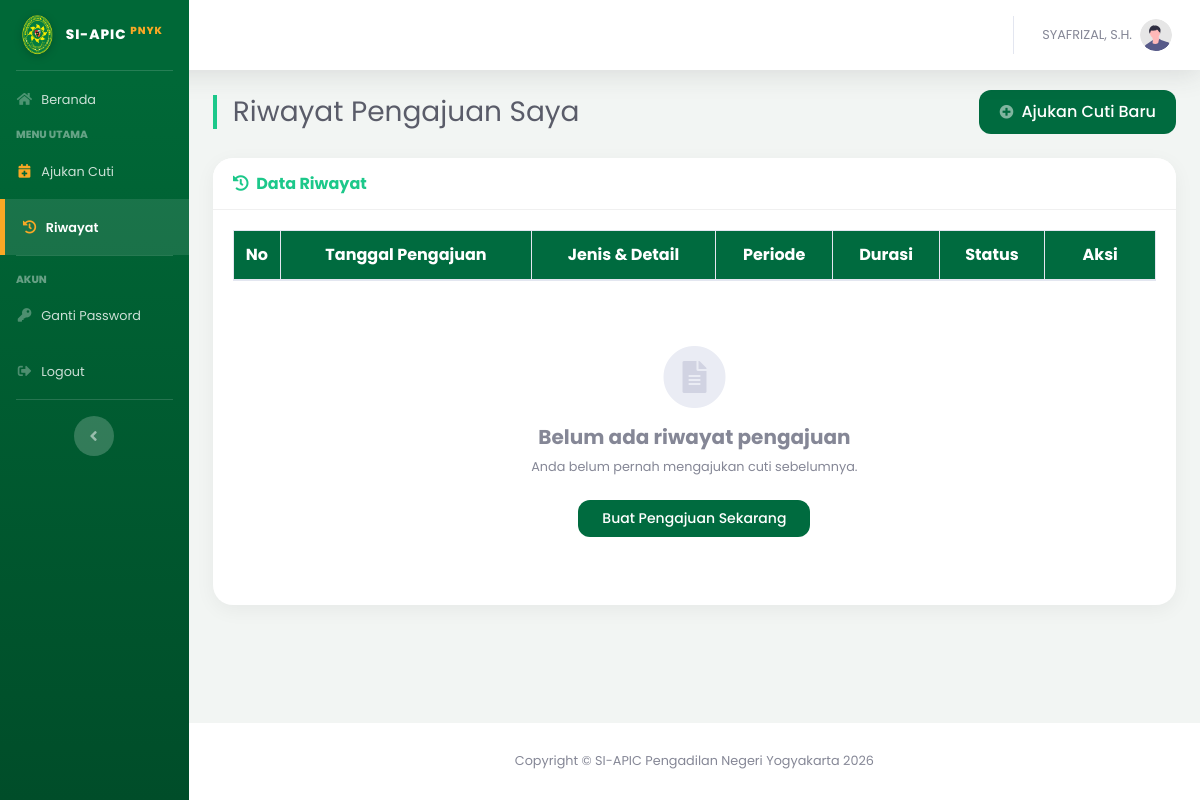
The page /index.php?page=riwayat_cuti (signed in) on the database as committed earlier.
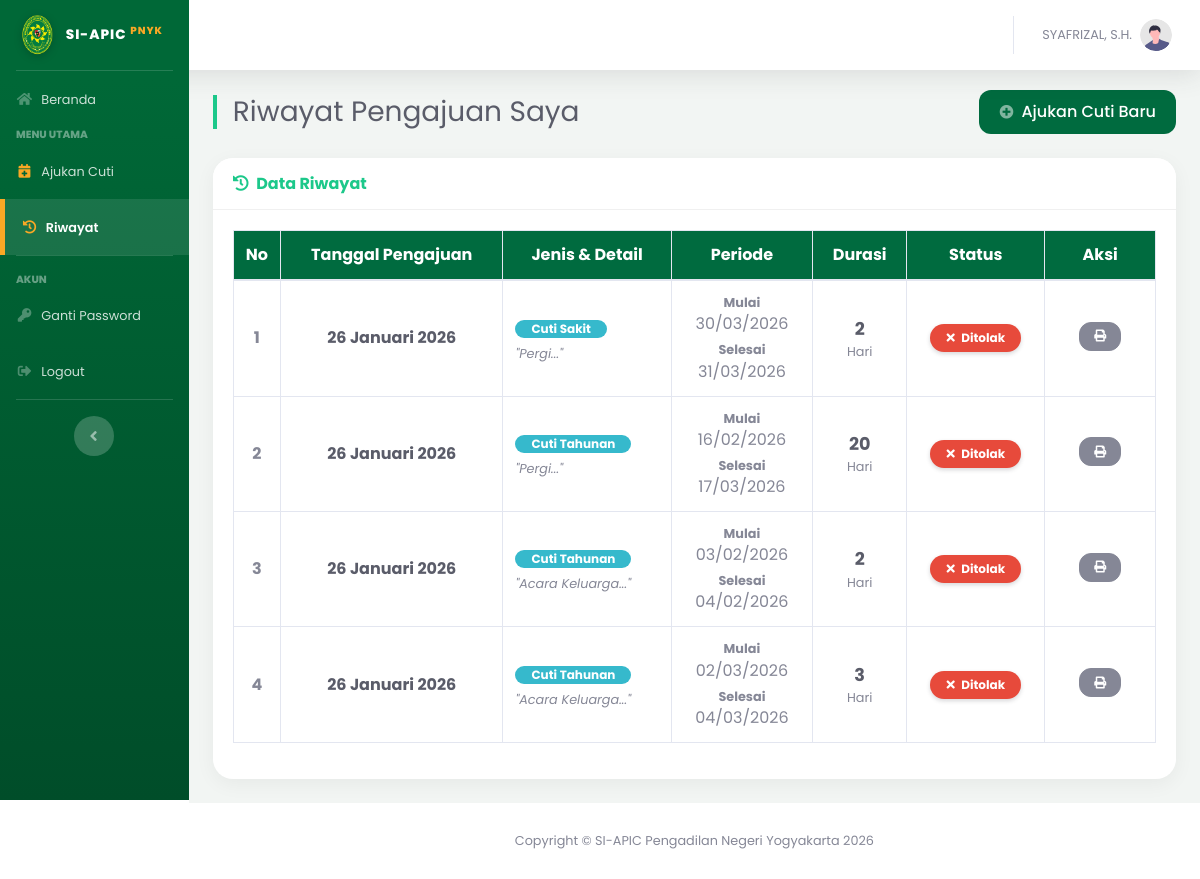
The same page on the database as committed later.
### tables this page shows
CREATE TABLE `pengajuan_cuti` (
  `id_pengajuan` int(11) NOT NULL,
  `id_user` int(11) NOT NULL,
  `jenis_cuti` varchar(50) DEFAULT NULL,
  `id_atasan` int(11) DEFAULT NULL,
  `id_jenis` int(11) NOT NULL,
  `nomor_surat` varchar(100) DEFAULT NULL,
  `tgl_pengajuan` date NOT NULL,
  `tgl_mulai` date NOT NULL,
  `tgl_selesai` date NOT NULL,
  `lama_hari` int(11) NOT NULL,
  `alasan` text NOT NULL,
  `no_telepon` varchar(20) DEFAULT NULL,
  `masa_kerja` varchar(50) DEFAULT NULL,
  `alamat_cuti` text NOT NULL,
  `status` enum('Diajukan','Disetujui','Ditolak','Dibatalkan') DEFAULT 'Diajukan',
  `catatan_admin` text DEFAULT NULL,
  `created_at` timestamp NOT NULL DEFAULT current_timestamp(),
  `sisa_cuti_n` int(11) DEFAULT 0,
  `sisa_cuti_n1` int(11) DEFAULT 0,
  `dipotong_n1` int(11) DEFAULT 0,
  `dipotong_n` int(11) DEFAULT 0
);

CREATE TABLE `jenis_cuti` (
  `id_jenis` int(11) NOT NULL,
  `nama_jenis` varchar(50) NOT NULL
);

### pages/user/riwayat_cuti.php (the view, shortened to what the rows shown need)
<?php
if (!function_exists('tgl_indo')) {
    function tgl_indo($tanggal){
        $bulan = array (
            1 => 'Januari', 'Februari', 'Maret', 'April', 'Mei', 'Juni',
            'Juli', 'Agustus', 'September', 'Oktober', 'November', 'Desember'
        );
        $pecahkan = explode('-', $tanggal);
        return $pecahkan[2] . ' ' . $bulan[ (int)$pecahkan[1] ] . ' ' . $pecahkan[0];
    }
}
?>
<div class="d-sm-flex align-items-center justify-content-between mb-4">
    <h1 class="h3 mb-0 text-gray-800 border-left-success pl-3">Riwayat Pengajuan Saya</h1>
</div>
<div class="card shadow mb-4">
    <div class="card-body">
        <div class="table-responsive">
            <table class="table table-hover table-bordered table-align-middle" id="dataTable" width="100%" cellspacing="0">
                <thead class="bg-custom-green">
                    <tr class="text-center">
                        <th width="5%">No</th>
                        <th>Tanggal Pengajuan</th>
                        <th>Jenis & Detail</th>
                        <th>Periode</th>
                        <th>Durasi</th>
                        <th>Status</th>
                        <th width="12%">Aksi</th>
                    </tr>
                </thead>
                <tbody>
                    <?php
                    $id_user = $_SESSION['id_user'];
                    $query = mysqli_query($koneksi, "SELECT * FROM pengajuan_cuti
                                                     JOIN jenis_cuti ON pengajuan_cuti.id_jenis = jenis_cuti.id_jenis
                                                     WHERE pengajuan_cuti.id_user='$id_user'
                                                     ORDER BY id_pengajuan DESC");
                    $no = 1;
                    $cek_data = mysqli_num_rows($query);
                    if($cek_data > 0) {
                        while($data = mysqli_fetch_array($query)){
                            $status = strtolower($data['status']);
                    ?>
                    <tr>
                        <td class="text-center font-weight-bold"><?php echo $no++; ?></td>
                        <td class="text-center">
                            <span class="text-dark font-weight-bold"><?php echo tgl_indo($data['tgl_pengajuan']); ?></span>
                        </td>
                        <td>
                            <span class="badge badge-info badge-pill px-3 mb-1">
                                <?php echo $data['nama_jenis']; ?>
                            </span>
                            <div class="small text-muted mt-1" style="line-height: 1.2;">
                                <em>"<?php echo substr($data['alasan'], 0, 30); ?>..."</em>
                            </div>
                        </td>
                        <td class="text-center">
                            <div class="small font-weight-bold text-gray-600">Mulai</div>
                            <div><?php echo date('d/m/Y', strtotime($data['tgl_mulai'])); ?></div>
                            <div class="small font-weight-bold text-gray-600 mt-1">Selesai</div>
                            <div><?php echo date('d/m/Y', strtotime($data['tgl_selesai'])); ?></div>
                        </td>
                        <td class="text-center">
                            <span class="font-weight-bold text-dark" style="font-size: 1.1em;"><?php echo $data['lama_hari']; ?></span>
                            <span class="small text-muted d-block">Hari</span>
                        </td>
                        <td class="text-center">
                            <?php
                            if($status == 'diajukan' || $status == 'menunggu'){
                                echo '<span class="badge badge-warning badge-pill px-3 py-2 shadow-sm"><i class="fas fa-spinner fa-spin mr-1"></i> Menunggu</span>';
                            } else if($status == 'disetujui'){
                                echo '<span class="badge badge-success badge-pill px-3 py-2 shadow-sm"><i class="fas fa-check mr-1"></i> Disetujui</span>';
                            } else if($status == 'ditolak'){
                                echo '<span class="badge badge-danger badge-pill px-3 py-2 shadow-sm"><i class="fas fa-times mr-1"></i> Ditolak</span>';
                            }
                            ?>
                        </td>
                        <td class="text-center">
                            <a href="pages/user/cetak_cuti.php?id=<?php echo $data['id_pengajuan']; ?>"
                               target="_blank"
                               class="btn btn-secondary btn-sm btn-circle shadow-sm mb-1"
                               data-toggle="tooltip"
                               title="Cetak Surat">
                                <i class="fas fa-print"></i>
                            </a>
                        </td>
                    </tr>
                    <?php
                        }
                    }
                    ?>
                </tbody>
            </table>
        </div>
    </div>
</div>

Rows that differ between the two databases and show on the page:
added pengajuan_cuti: tgl_pengajuan "26 Januari 2026", id_jenis.nama_jenis "Cuti Sakit", alasan "Pergi", tgl_mulai "30/03/2026", tgl_selesai "31/03/2026", lama_hari "2", status "Ditolak" (drawn)
added pengajuan_cuti: tgl_pengajuan "26 Januari 2026", id_jenis.nama_jenis "Cuti Tahunan", alasan "Pergi", tgl_mulai "16/02/2026", tgl_selesai "17/03/2026", lama_hari "20", status "Ditolak" (drawn)
added pengajuan_cuti: tgl_pengajuan "26 Januari 2026", id_jenis.nama_jenis "Cuti Tahunan", alasan "Acara Keluarga", tgl_mulai "03/02/2026", tgl_selesai "04/02/2026", lama_hari "2", status "Ditolak" (drawn)
added pengajuan_cuti: tgl_pengajuan "26 Januari 2026", id_jenis.nama_jenis "Cuti Tahunan", alasan "Acara Keluarga", tgl_mulai "02/03/2026", tgl_selesai "04/03/2026", lama_hari "3", status "Ditolak" (drawn)
Other text that changed with them:
text no longer shown: "Belum ada riwayat pengajuan Anda belum pernah mengajukan cuti sebelumnya. Buat Pengajuan Sekarang"
